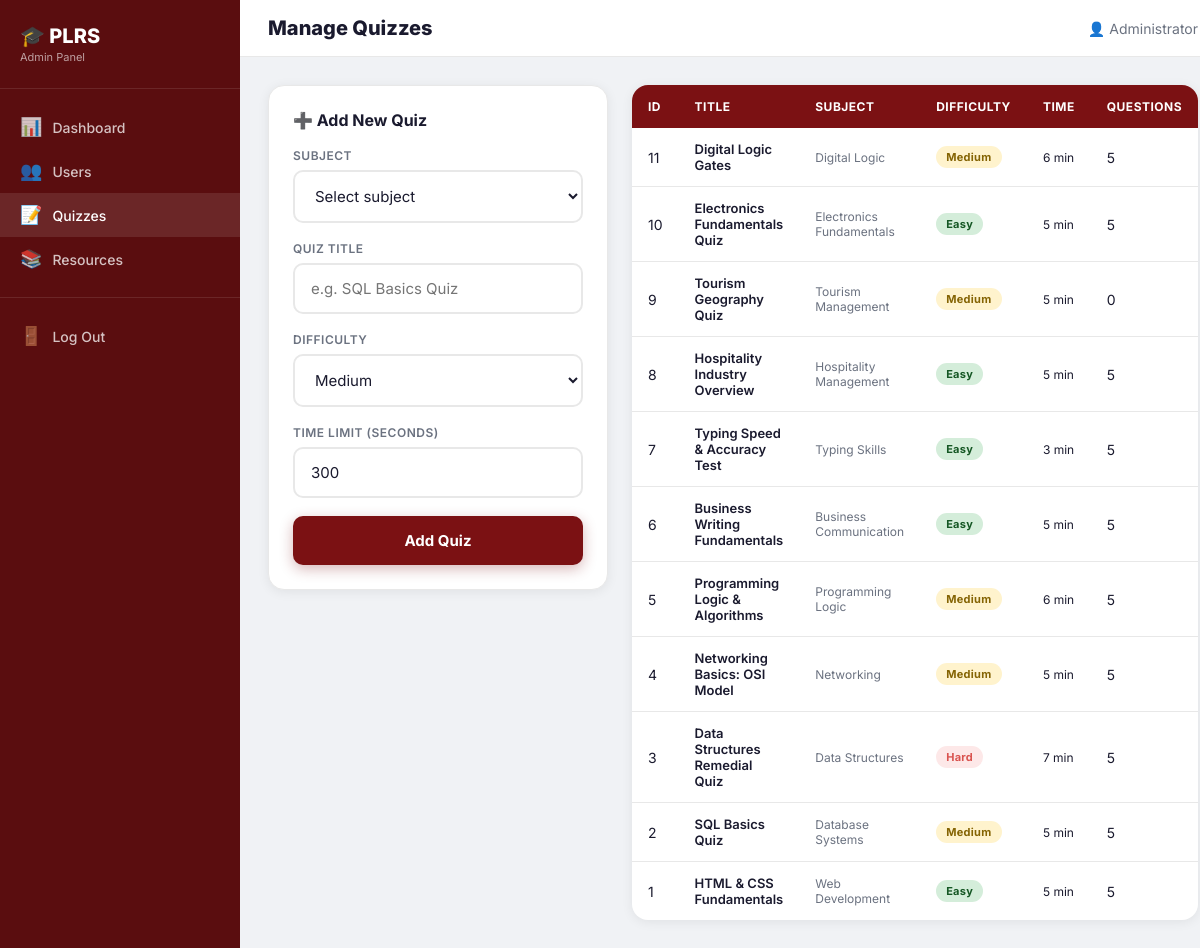
Screenshot of /admin/quizzes (signed in) with the database file from the repository.
### tables this page shows
CREATE TABLE quizzes (
            id INTEGER PRIMARY KEY AUTOINCREMENT,
            subject_id INTEGER NOT NULL,
            title TEXT NOT NULL,
            difficulty TEXT DEFAULT "medium",
            time_limit INTEGER DEFAULT 300,
            FOREIGN KEY (subject_id) REFERENCES subjects(id)
        );

CREATE TABLE subjects (
            id INTEGER PRIMARY KEY AUTOINCREMENT,
            program_id INTEGER NOT NULL,
            name TEXT NOT NULL,
            FOREIGN KEY (program_id) REFERENCES programs(id)
        );

### app.py (the view, shortened to what this page needs)
@app.route('/admin/quizzes', methods=['GET', 'POST'])
@admin_required
def admin_quizzes():
    db = get_db()
    quizzes = db.execute(
        "SELECT q.*, s.name as subject_name, "
        "(SELECT COUNT(*) FROM questions WHERE quiz_id = q.id) as q_count "
        "FROM quizzes q JOIN subjects s ON q.subject_id = s.id ORDER BY q.id DESC"
    ).fetchall()
    subjects = db.execute("SELECT * FROM subjects ORDER BY program_id, name").fetchall()
    db.close()
    return render_template('admin/quizzes.html', quizzes=quizzes, subjects=subjects)

### app.py (called while the page is built)
def admin_required(f):
    @wraps(f)
    def decorated(*args, **kwargs):
        if 'user_id' not in session or session.get('role') != 'admin':
            flash('Admin access required.', 'error')
            return redirect(url_for('login'))
        return f(*args, **kwargs)
    return decorated

### database.py (called while the page is built)
def get_db():
    conn = sqlite3.connect(DATABASE)
    conn.row_factory = sqlite3.Row
    return conn

### templates/admin/quizzes.html (shortened to what this page needs)
{% extends "admin/base.html" %}
{% block page_title %}Manage Quizzes{% endblock %}
{% block content %}
<div style="display:grid; grid-template-columns:340px 1fr; gap:24px; align-items:start;">
  <div class="admin-form-card">
    <h3>➕ Add New Quiz</h3>
    <form method="POST" action="{{ url_for('admin_quizzes') }}">
      <div class="form-group">
        <label>Subject</label>
        <select name="subject_id" class="form-control" required>
          <option value="" disabled selected>Select subject</option>
        </select>
      </div>
      <div class="form-group">
        <label>Quiz Title</label>
        <input type="text" name="title" class="form-control" placeholder="e.g. SQL Basics Quiz" required/>
      </div>
      <div class="form-group">
        <label>Difficulty</label>
        <select name="difficulty" class="form-control">
          <option value="medium" selected>Medium</option>
        </select>
      </div>
      <div class="form-group">
        <label>Time Limit (seconds)</label>
        <input type="number" name="time_limit" class="form-control" value="300" min="60" max="3600"/>
      </div>
      <button type="submit" class="btn" id="add-quiz-btn">Add Quiz</button>
    </form>
  </div>
  <div>
    <table class="admin-table">
      <thead>
        <tr>
          <th>ID</th>
          <th>Title</th>
          <th>Subject</th>
          <th>Difficulty</th>
          <th>Time</th>
          <th>Questions</th>
        </tr>
      </thead>
      <tbody>
        {% for q in quizzes %}
          <tr>
            <td>{{ q.id }}</td>
            <td style="font-weight:600; font-size:13px;">{{ q.title }}</td>
            <td style="font-size:12px; color:var(--text-muted);">{{ q.subject_name }}</td>
            <td>
              <span class="badge badge-{{ 'success' if q.difficulty == 'easy' else ('warning' if q.difficulty == 'medium' else 'danger') }}">
                {{ q.difficulty.title() }}
              </span>
            </td>
            <td style="font-size:12px;">{{ q.time_limit // 60 }} min</td>
            <td>{{ q.q_count }}</td>
          </tr>
        {% else %}
          <tr><td colspan="6" style="text-align:center; padding:24px; color:var(--text-muted);">No quizzes yet.</td></tr>
        {% endfor %}
      </tbody>
    </table>
  </div>
</div>
{% endblock %}

### static/css/styles.css (style rules this page uses)
*, *::before, *::after { box-sizing: border-box; margin: 0; padding: 0; }
:root { --primary: #7b1113; --primary-dark: #5a0d0f; --primary-light: #f9e8e8; --danger: #d9534f; --warning: #f0ad4e; --success: #28a745; --info: #5bc0de; --bg: #f0f2f5; --surface: #ffffff; --surface2: #fafafa; --border: #e8e8e8; --text: #1a1a2e; --text-muted: #6b7280; --text-light: #9ca3af; --radius: 16px; --radius-sm: 10px; --shadow: 0 2px 12px rgba(0,0,0,0.07); --shadow-md: 0 4px 24px rgba(0,0,0,0.10); --nav-height: 68px; --header-height: 60px; }
html { scroll-behavior: smooth; }
body { font-family: 'Inter', 'Segoe UI', sans-serif; background: var(--bg); color: var(--text); min-height: 100vh; -webkit-font-smoothing: antialiased; }
@media (min-width: 520px) { body { background: #e4e6eb; } }
.form-group { margin-bottom: 18px; }
.form-group label { display: block; font-size: 12px; font-weight: 600; color: var(--text-muted); margin-bottom: 7px; text-transform: uppercase; letter-spacing: 0.5px; }
.form-control { width: 100%; padding: 14px 16px; border: 2px solid var(--border); border-radius: var(--radius-sm); font-size: 15px; font-family: inherit; color: var(--text); background: var(--surface); transition: border-color 0.2s, box-shadow 0.2s; outline: none; }
select.form-control { cursor: pointer; }
.btn { display: inline-flex; align-items: center; justify-content: center; gap: 8px; width: 100%; padding: 15px 20px; background: var(--primary); color: #fff; border: none; border-radius: var(--radius-sm); font-size: 15px; font-weight: 700; font-family: inherit; cursor: pointer; transition: background 0.2s, transform 0.1s, box-shadow 0.2s; box-shadow: 0 4px 14px rgba(123,17,19,0.3); }
.badge { display: inline-flex; align-items: center; padding: 4px 10px; border-radius: 20px; font-size: 11px; font-weight: 700; letter-spacing: 0.3px; }
.badge-danger { background: #fde8e8; color: var(--danger); }
.badge-warning { background: #fff3cd; color: #856404; }
.badge-success { background: #d4edda; color: #155724; }
.admin-table { width: 100%; border-collapse: collapse; background: var(--surface); border-radius: var(--radius); overflow: hidden; box-shadow: var(--shadow); }
.admin-table th { background: var(--primary); color: #fff; padding: 14px 16px; font-size: 12px; font-weight: 700; text-align: left; text-transform: uppercase; letter-spacing: 0.5px; }
.admin-table td { padding: 13px 16px; font-size: 14px; border-bottom: 1px solid var(--border); }
.admin-table tr:last-child td { border-bottom: none; }
.admin-form-card { background: var(--surface); border-radius: var(--radius); padding: 24px; box-shadow: var(--shadow); margin-bottom: 24px; border: 1px solid var(--border); }
.admin-form-card h3 { font-size: 16px; font-weight: 700; margin-bottom: 18px; color: var(--text); }

### rows the page displays
quizzes: id "11", title "Digital Logic Gates", subject_name "Digital Logic", difficulty "Medium", time_limit "6", q_count "5"
quizzes: id "10", title "Electronics Fundamentals Quiz", subject_name "Electronics Fundamentals", difficulty "Easy", time_limit "5", q_count "5"
quizzes: id "9", title "Tourism Geography Quiz", subject_name "Tourism Management", difficulty "Medium", time_limit "5", q_count "0"
quizzes: id "8", title "Hospitality Industry Overview", subject_name "Hospitality Management", difficulty "Easy", time_limit "5", q_count "5"
quizzes: id "7", title "Typing Speed & Accuracy Test", subject_name "Typing Skills", difficulty "Easy", time_limit "3", q_count "5"
quizzes: id "6", title "Business Writing Fundamentals", subject_name "Business Communication", difficulty "Easy", time_limit "5", q_count "5"
quizzes: id "5", title "Programming Logic & Algorithms", subject_name "Programming Logic", difficulty "Medium", time_limit "6", q_count "5"
quizzes: id "4", title "Networking Basics: OSI Model", subject_name "Networking", difficulty "Medium", time_limit "5", q_count "5"
quizzes: id "3", title "Data Structures Remedial Quiz", subject_name "Data Structures", difficulty "Hard", time_limit "7", q_count "5"
quizzes: id "2", title "SQL Basics Quiz", subject_name "Database Systems", difficulty "Medium", time_limit "5", q_count "5"
quizzes: id "1", title "HTML & CSS Fundamentals", subject_name "Web Development", difficulty "Easy", time_limit "5", q_count "5"
